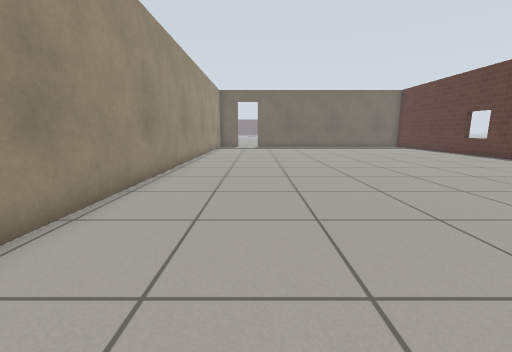
view 1 (above)

19 first-person views from a walk through a world built for the Gazebo simulator. The camera is 0.72 m above the floor, tilts 10° down and sees 90° across. The floor is counted in squares, 0.5 m on a side. Each view is taken from the middle of a square. On the plan, view 1 faces up. The plan holds only what a view shows up to about 13 squares ahead; the rest is blank. The place goes on beyond the plan. Robots are left out. Gazebo's built-in surfaces are drawn with simple patterns. Some stock models are drawn as simple stand-ins.

view 2
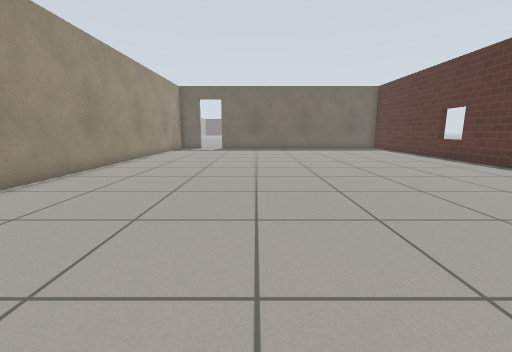

view 3
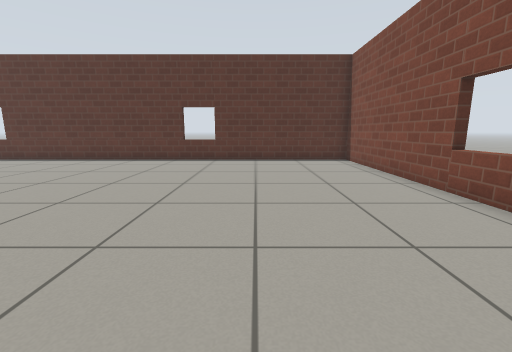

view 4
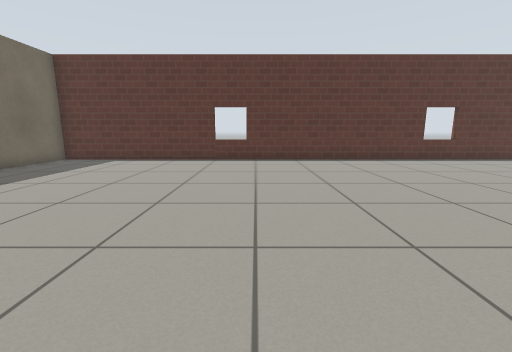

view 5
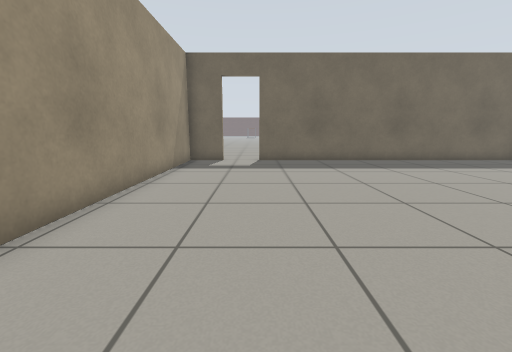

view 6
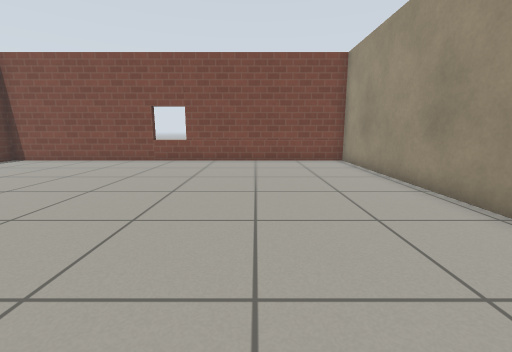

view 7
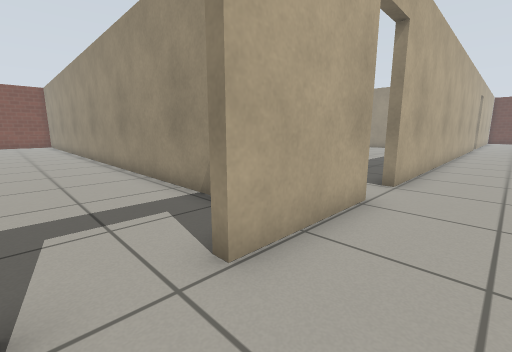

view 8
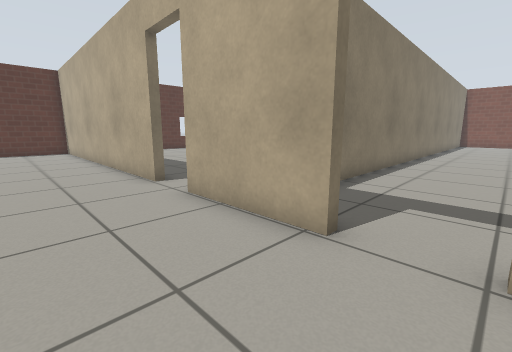

view 9
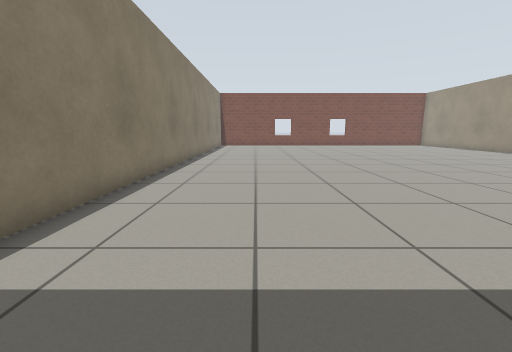

view 10
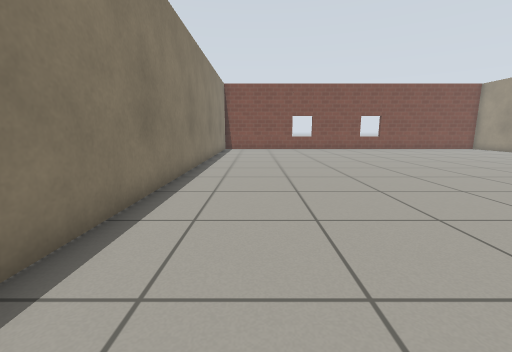

view 11
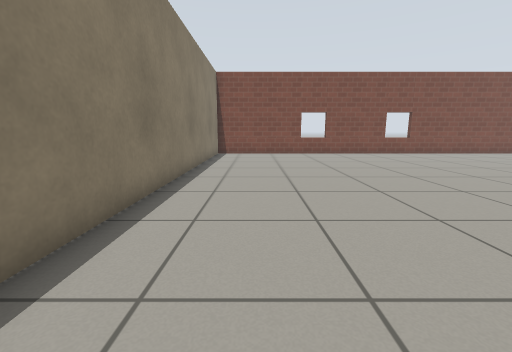

view 12
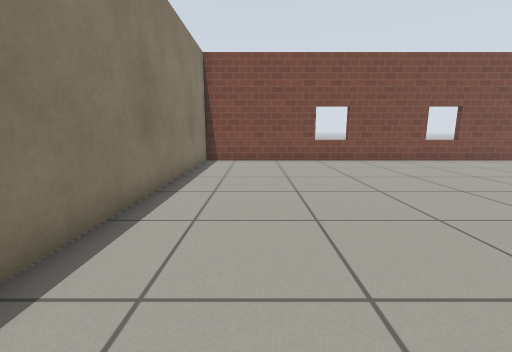

view 13
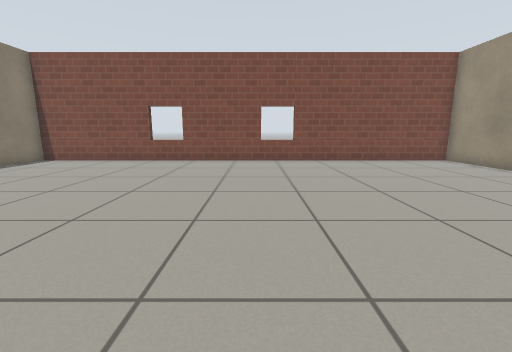

view 14
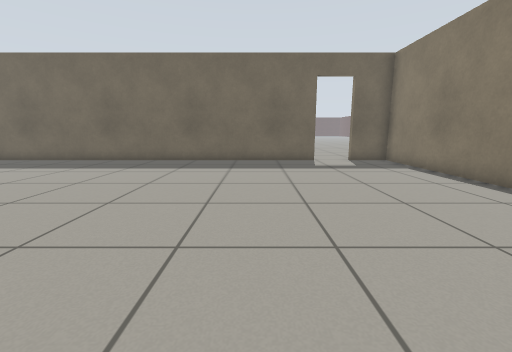

view 15
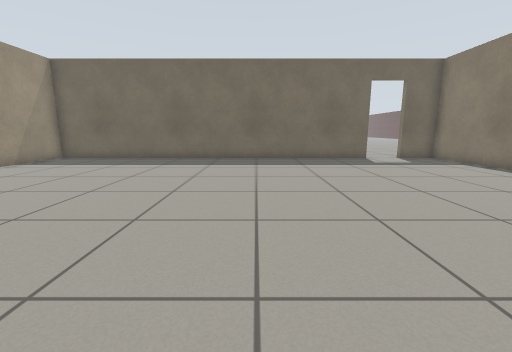

view 16
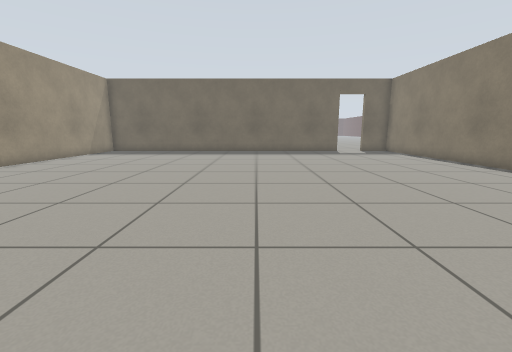

view 17
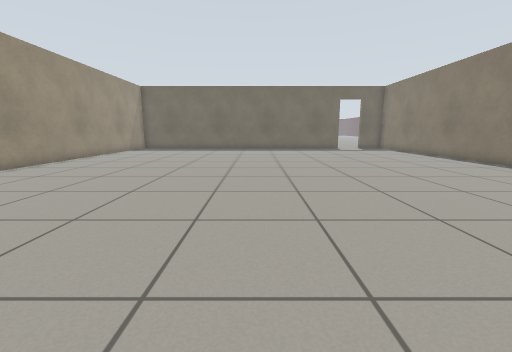

view 18
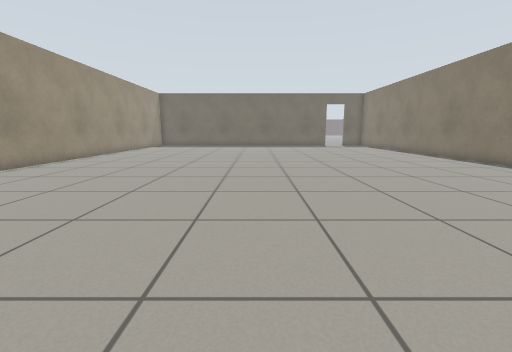

view 19
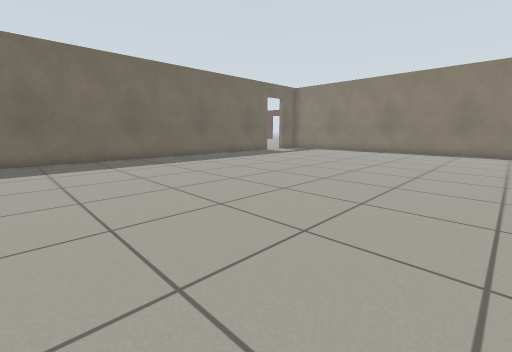

### Floor plan
Points are (right, up) in squares from view 1. A wall is a line through its corners. A room is listed if a view was taken in it or the views show most of it. See-through windows are left out.
Room 1 (views 1, 2, 3, 4, 5, 6)
walls: (-1.5, 23.6) (-3.2, 23.6) (-3.2, -2.6) (12.9, -2.6) (12.9, 23.6) (0.1, 23.6)
ways out: open door at (-0.5, 24) to room 2
Room 2 (views 7, 8)
walls: (-5.4, 23.9) (-1.6, 23.9); (0.1, 23.9) (9.1, 23.9); (-17, 23.9) (-7.1, 23.9)
ways out: open door at (-0.5, 24) to room 1; open door at (-6.5, 24) to room 3
Room 3 (views 9, 10, 11, 12, 13, 14, 15, 16, 17, 18, 19)
walls: (-7, 23.6) (-22.5, 23.6); (-22.5, -2.6) (-3.6, -2.6) (-3.6, 23.6) (-5.4, 23.6)
ways out: open door at (-6.5, 24) to room 2

Positions as (right, up) in squares from view 1, and headings:
1: (0, 0), facing up
2: (3, 2), facing up
3: (0, 2), facing right
4: (0, 14), facing right
5: (0, 11), facing up
6: (1, 10), facing down
7: (0, 26), facing down-left
8: (-7, 27), facing down-right
9: (-7, 23), facing down
10: (-6, 18), facing down
11: (-6, 14), facing down
12: (-6, 10), facing down
13: (-14, 10), facing down
14: (-10, 11), facing up
15: (-13, 10), facing up
16: (-13, 5), facing up
17: (-14, 2), facing up
18: (-14, -2), facing up
19: (-22, 10), facing up-right
